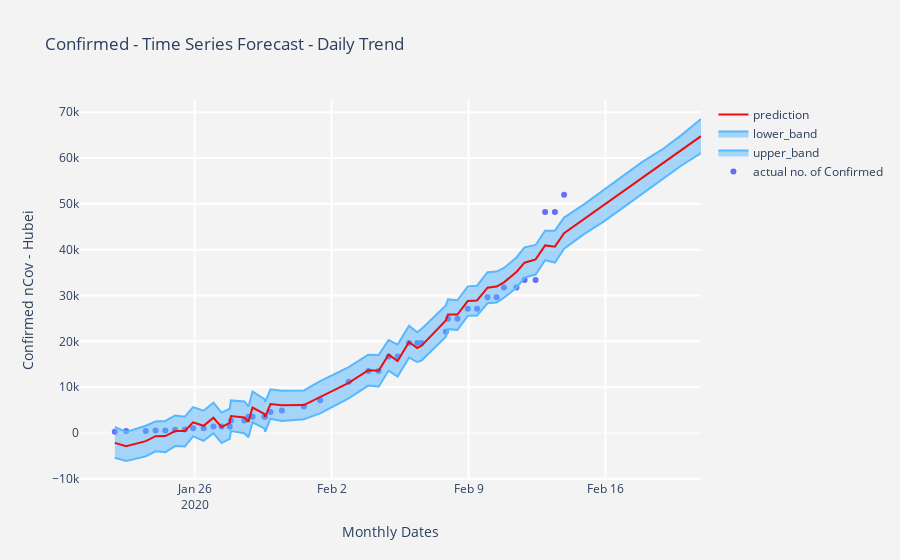

The cell this chart's notebook holds for it:
### Code cell
trace1 = {
  "fill": None, 
  "mode": "markers", 
  "name": "actual no. of Confirmed", 
  "type": "scatter", 
  "x": df_prophet.ds, 
  "y": df_prophet.y
}
trace2 = {
  "fill": "tonexty", 
  "line": {"color": "#57b8ff"}, 
  "mode": "lines", 
  "name": "upper_band", 
  "type": "scatter", 
  "x": fcst_daily.ds, 
  "y": fcst_daily.yhat_upper
}
trace3 = {
  "fill": "tonexty", 
  "line": {"color": "#57b8ff"}, 
  "mode": "lines", 
  "name": "lower_band", 
  "type": "scatter", 
  "x": fcst_daily.ds, 
  "y": fcst_daily.yhat_lower
}
trace4 = {
  "line": {"color": "#eb0e0e"}, 
  "mode": "lines", 
  "name": "prediction", 
  "type": "scatter", 
  "x": fcst_daily.ds, 
  "y": fcst_daily.yhat
}
data = [trace1, trace2, trace3, trace4]
layout = {
  "title": "Confirmed - Time Series Forecast - Daily Trend", 
  "xaxis": {
    "title": "Monthly Dates", 
    "ticklen": 5, 
    "gridcolor": "rgb(255, 255, 255)", 
    "gridwidth": 2, 
    "zerolinewidth": 1
  }, 
  "yaxis": {
    "title": "Confirmed nCov - Hubei", 
    "ticklen": 5, 
    "gridcolor": "rgb(255, 255, 255)", 
    "gridwidth": 2, 
    "zerolinewidth": 1
  }, 
  "plot_bgcolor": "rgb(243, 243, 243)", 
  "paper_bgcolor": "rgb(243, 243, 243)"
}
fig = go.Figure(data=data, layout=layout)
iplot(fig)
